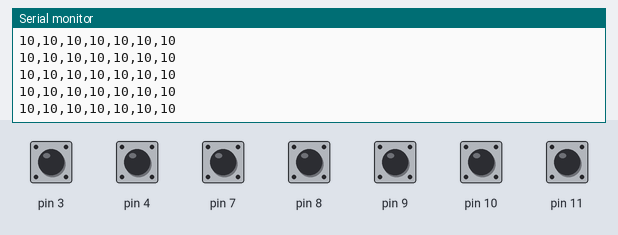
Simulated run of this sketch. Board: Arduino Uno, built with avr-gcc and run on an emulated ATmega328P. On the bench: the last lines printed to the serial monitor. The inputs (shaded band) are chosen by the test bench; at power-on: pin 3, pin 4, pin 7–11 HIGH.

Above: at 1.2 s.
1.3 s: pin 3 pulled LOW for 1 s
At 2.2 s:
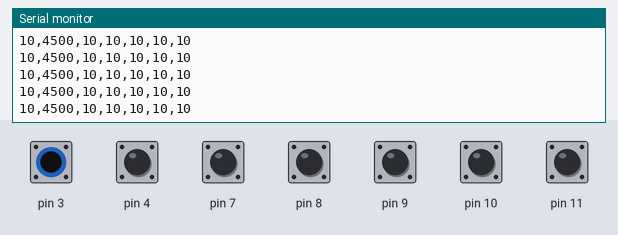
5.3 s: pin 7 pulled LOW for 1 s
At 5.8 s:
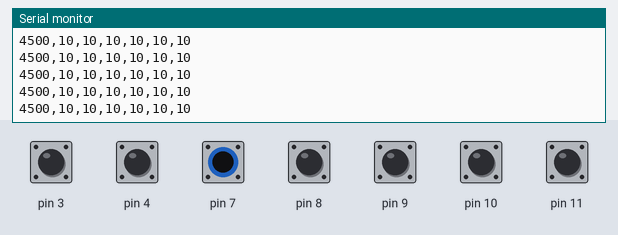
9.3 s: pin 9 pulled LOW for 1 s
At 10.2 s:
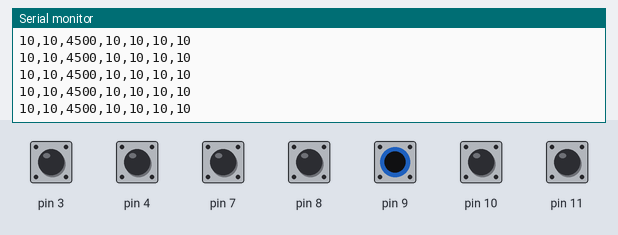
13.3 s: pin 4 pulled LOW for 0.15 s
14.9 s: pin 8 pulled LOW for 0.15 s
16.5 s: pin 11 pulled LOW for 1 s
At 17.0 s:
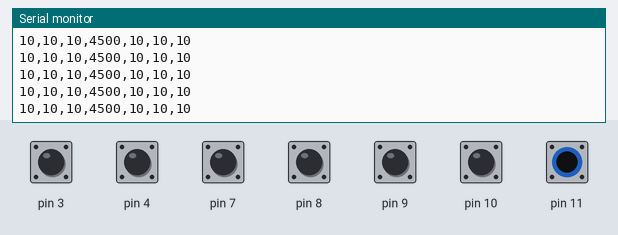

The sketch:

magic_circle_arduino.ino
```cpp
#include <CapacitiveSensor.h>

CapacitiveSensor center = CapacitiveSensor(5,7);
CapacitiveSensor light = CapacitiveSensor(5,3);
CapacitiveSensor dark = CapacitiveSensor(12, 9);
CapacitiveSensor fire = CapacitiveSensor(12, 11);
CapacitiveSensor water = CapacitiveSensor(12, 10);
CapacitiveSensor earth = CapacitiveSensor(5,4);
CapacitiveSensor wind = CapacitiveSensor(12, 8);

void setup()
{
   Serial.begin(9600);
}

void loop()
{
    Serial.print(center.capacitiveSensor(30));
    Serial.print(",");
    Serial.print(light.capacitiveSensor(30));
    Serial.print(",");
    Serial.print(dark.capacitiveSensor(30));
    Serial.print(",");
    Serial.print(fire.capacitiveSensor(30));
    Serial.print(",");
    Serial.print(water.capacitiveSensor(30));
    Serial.print(",");
    Serial.print(earth.capacitiveSensor(30));
    Serial.print(",");
    Serial.print(wind.capacitiveSensor(30));
    Serial.print("\n");
    delay(10);                             // arbitrary delay to limit data to serial port
}
```

Measured:
- after the input at 1.3 s, the serial monitor: prints a new line at once (image 1)
- after the input at 5.3 s, the serial monitor: prints a new line at once (image 2)
- after the input at 9.3 s, the serial monitor: prints a new line at once (image 3)
- after the input at 16.5 s, the serial monitor: prints a new line at once (image 4)
